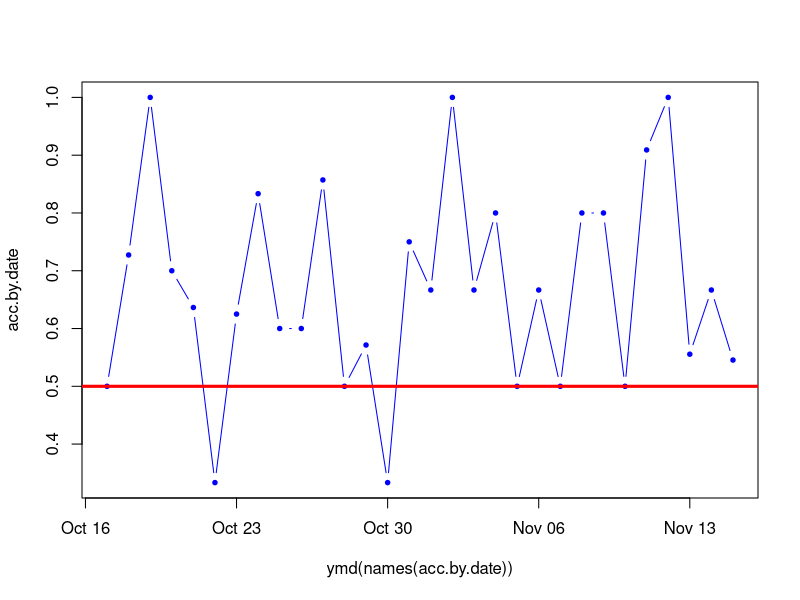
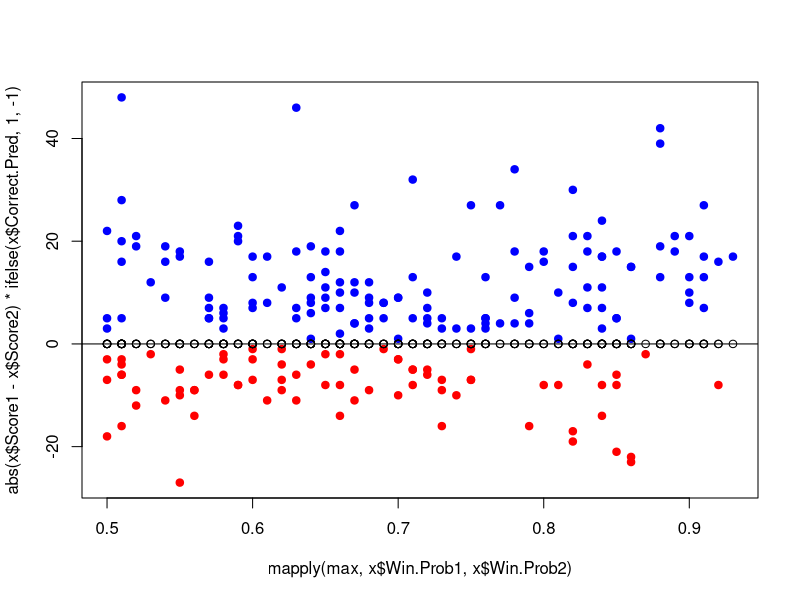

Generate these figures, in order, with R: (Note: this script raises an error after producing the figures.)
library(stringr)
library(lubridate)

x <- read.csv('538-predictions.csv', header = TRUE)
x$Date <- ymd(x$Date)
x$Win.Prob1 <- as.double(x$Win.Prob1)
x$Win.Prob2 <- as.double(x$Win.Prob2)
x$Score1 <- as.double(x$Score1)
x$Score2 <- as.double(x$Score2)

## Used to perform the analysis below -------------------------------------------------------------
visit.pred <- x$Win.Prob1 > x$Win.Prob2
visit.win <- x$Score1 > x$Score2
x$Correct.Pred <- (visit.pred & visit.win) | (!visit.pred & !visit.win)
# x$Point.Spread <- ifelse(visit.pred, x$Score1, x$Score2) - ifelse(visit.pred, x$Score2, x$Score1)


## Overall accuracy -------------------------------------------------------------------------------
sum(x$Correct.Pred) / nrow(x)

# Is the accuracy improving over time?
by.date <- split(x, x$Date)
acc.by.date <- sapply(by.date, function(x) sum(x$Correct.Pred) / nrow(x))
plot(ymd(names(acc.by.date)), acc.by.date, type = 'b', pch = 19, cex = .6, col = 'blue')
abline(h = .5, col = 'red', lwd = 3)

# 
plot(mapply(max, x$Win.Prob1, x$Win.Prob2), abs(x$Score1 - x$Score2) * ifelse(x$Correct.Pred, 1, -1),
     type = 'p', pch = 19, col = ifelse(x$Correct.Pred, 'blue', 'red'))
points(mapply(max, x$Win.Prob1, x$Win.Prob2), rep(0, nrow(x))) #abs(mapply(max, x$Points1, x$Points2, na.rm = TRUE)))
abline(h = 0)


## Confusion matrix of home vs visiting team predictions ------------------------------------------
# The visiting team prediciton of FALSE then winning is the greatest error
table(visit.pred, visit.win) / nrow(x)

# Which teams are winning on the road too often?
sort(table(x$Visitor[visit.pred == FALSE & visit.win == TRUE]))


plot()
